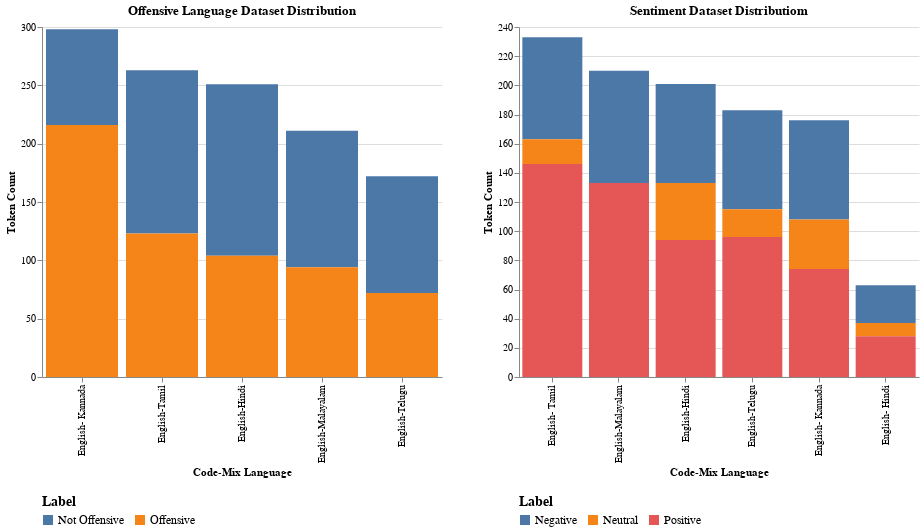

Notebook code for this chart:
### Code cell
final_chart = alt.hconcat(stacked_bar_HS, stacked_bar_SA, spacing=40).resolve_scale(color='independent'
).configure_legend(orient='bottom',titleFontSize=14,labelFontSize=12
).configure_view(stroke=None)

final_chart.show()

### Figure 1 — Vega-Lite specification as saved in the notebook (floating-point values rounded to 4 significant figures)
{"config": {"view": {"continuousWidth": 300, "continuousHeight": 300, "stroke": null}, "legend": {"labelFontSize": 12, "orient": "bottom", "titleFontSize": 14}}, "hconcat": [{"data": {"name": "data-9cc78128ecd036cc5b982566244c671a"}, "mark": {"type": "bar"}, "encoding": {"color": {"field": "Token_Label", "title": "Label", "type": "nominal"}, "tooltip": [{"field": "Code-mix-language", "type": "nominal"}, {"field": "Token_Label", "type": "nominal"}, {"field": "count", "type": "quantitative"}], "x": {"field": "Code-mix-language", "sort": "-y", "title": "Code-Mix Language", "type": "nominal"}, "y": {"field": "count", "title": "Token Count", "type": "quantitative"}}, "height": 350, "title": "Offensive Language Dataset Distribution", "width": 400}, {"data": {"name": "data-b5dabd89fa9eafb98925f35c556be347"}, "mark": {"type": "bar"}, "encoding": {"color": {"field": "Token_Label", "title": "Label", "type": "nominal"}, "tooltip": [{"field": "Code-mix-language", "type": "nominal"}, {"field": "Token_Label", "type": "nominal"}, {"field": "count", "type": "quantitative"}], "x": {"field": "Code-mix-language", "sort": "-y", "title": "Code-Mix Language", "type": "nominal"}, "y": {"field": "count", "title": "Token Count", "type": "quantitative"}}, "height": 350, "title": "Sentiment Dataset Distributiom", "width": 400}], "resolve": {"scale": {"color": "independent"}}, "spacing": 40, "$schema": "https://vega.github.io/schema/vega-lite/v5.20.1.json", "datasets": {"data-9cc78128ecd036cc5b982566244c671a": [{"Code-mix-language": "English- Kannada", "Token_Label": "Not Offensive", "count": 82}, {"Code-mix-language": "English- Kannada", "Token_Label": "Offensive", "count": 216}, {"Code-mix-language": "English-Hindi", "Token_Label": "Not Offensive", "count": 147}, {"Code-mix-language": "English-Hindi", "Token_Label": "Offensive", "count": 104}, {"Code-mix-language": "English-Malayalam", "Token_Label": "Not Offensive", "count": 117}, {"Code-mix-language": "English-Malayalam", "Token_Label": "Offensive", "count": 94}, {"Code-mix-language": "English-Tamil", "Token_Label": "Not Offensive", "count": 140}, {"Code-mix-language": "English-Tamil", "Token_Label": "Offensive", "count": 123}, {"Code-mix-language": "English-Telugu", "Token_Label": "Not Offensive", "count": 100}, {"Code-mix-language": "English-Telugu", "Token_Label": "Offensive", "count": 72}], "data-b5dabd89fa9eafb98925f35c556be347": [{"Code-mix-language": "English- Hindi", "Token_Label": "Negative", "count": 26}, {"Code-mix-language": "English- Hindi", "Token_Label": "Neutral", "count": 9}, {"Code-mix-language": "English- Hindi", "Token_Label": "Positive", "count": 28}, {"Code-mix-language": "English- Kannada", "Token_Label": "Negative", "count": 68}, {"Code-mix-language": "English- Kannada", "Token_Label": "Neutral", "count": 34}, {"Code-mix-language": "English- Kannada", "Token_Label": "Positive", "count": 74}, {"Code-mix-language": "English- Tamil", "Token_Label": "Negative", "count": 70}, {"Code-mix-language": "English- Tamil", "Token_Label": "Neutral", "count": 17}, {"Code-mix-language": "English- Tamil", "Token_Label": "Positive", "count": 146}, {"Code-mix-language": "English-Hindi", "Token_Label": "Negative", "count": 68}, {"Code-mix-language": "English-Hindi", "Token_Label": "Neutral", "count": 39}, {"Code-mix-language": "English-Hindi", "Token_Label": "Positive", "count": 94}, {"Code-mix-language": "English-Malayalam", "Token_Label": "Negative", "count": 77}, {"Code-mix-language": "English-Malayalam", "Token_Label": "Positive", "count": 133}, {"Code-mix-language": "English-Telugu", "Token_Label": "Negative", "count": 68}, {"Code-mix-language": "English-Telugu", "Token_Label": "Neutral", "count": 19}, {"Code-mix-language": "English-Telugu", "Token_Label": "Positive", "count": 96}]}}
